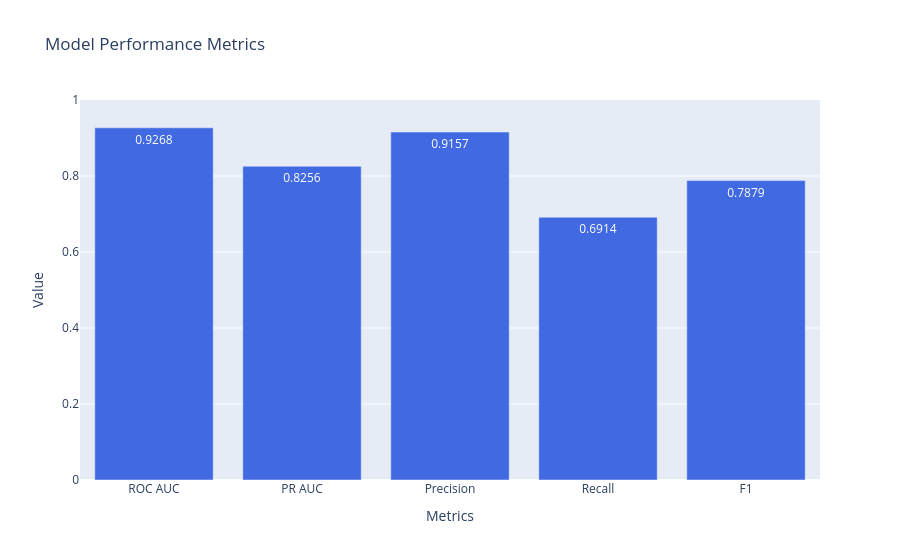

Notebook code for this chart:
### Code cell
dt_visualizer.plot_metrics_comparison()

### Figure 1 — Plotly figure (JSON) as saved in the notebook; plotly's stock layout.template omitted (floating-point values rounded to 4 significant figures)
{"data": [{"marker": {"color": "royalblue"}, "text": ["0.9268", "0.8256", "0.9157", "0.6914", "0.7879"], "textfont": {"size": 12}, "textposition": "auto", "x": ["ROC AUC", "PR AUC", "Precision", "Recall", "F1"], "y": [0.9268, 0.8256, 0.9157, 0.6914, 0.7879], "type": "bar"}], "layout": {"yaxis": {"title": {"text": "Value"}, "range": [0, 1]}, "title": {"text": "Model Performance Metrics"}, "xaxis": {"title": {"text": "Metrics"}}, "showlegend": false}}
